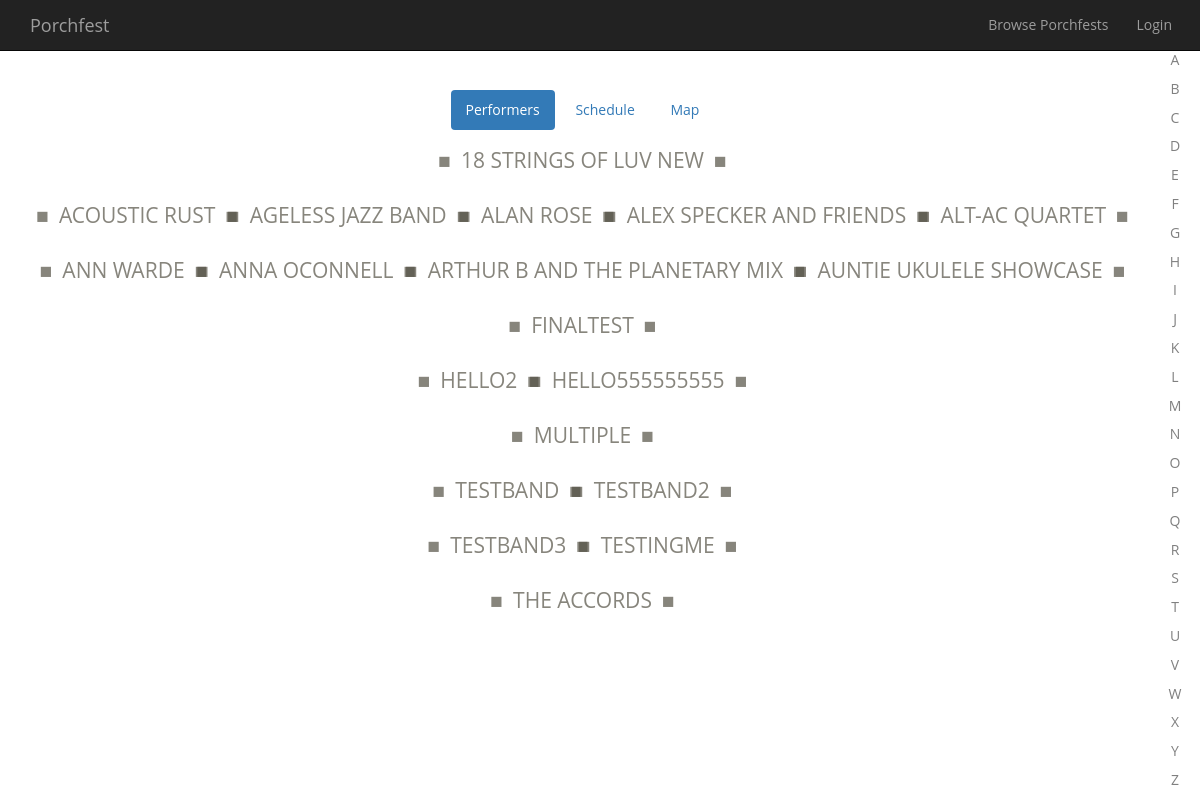
Screenshot of /html/singleporchfest.php with the database file from the repository.
### tables this page shows
CREATE TABLE IF NOT EXISTS `bands` (
`BandID` int(11) NOT NULL,
  `Name` varchar(255) NOT NULL,
  `Description` varchar(255) NOT NULL,
  `Members` varchar(255) NOT NULL,
  `Comment` varchar(255) NOT NULL,
  `Conflicts` varchar(255) NOT NULL
);

### html/singleporchfest.php (the view, shortened to what this page needs)
<!DOCTYPE html>
<html lang="en">
<head>
  <?php
    require_once "../php/modules/stdHead.php";
  ?>
</head>
<body>
  <?php
    $conn = $mysqli = new mysqli(DB_HOST, DB_USER, DB_PASSWORD, DB_NAME);
    $alph = range('a', 'z');
    echo '<ul id="scrollto">';
    foreach ($alph as $letter) {
      echo '<li><a href="#' . $letter . '">' . strtoupper($letter) . '</a></li>';
    }
    echo '</ul>';
  ?>
  <?php require_once "../php/modules/navigation.php"; ?>
  <div class="container" id = "singleporchfestcontainer">
    <div class="row">
    </div>
    <div class="row">
      <ul class="nav nav-pills">
        <li class="active"><a href="#name" data-toggle="tab"> Performers </a></li>
        <li><a href="#date" data-toggle="tab"> Schedule </a></li>
        <li><a href="#map" data-toggle="tab"> Map </a></li>
      </ul>
    </div>
    <div class="row">
      <div class="tab-content">
        <div class="tab-pane fade in active" id="name">
          <?php
            $sql = "SELECT BandID, Name, Description FROM bands ORDER BY Name;";
            $result = $conn->query($sql);
            $lastletter = '';
            while($band = $result->fetch_assoc()) {
              if ($lastletter != substr($band['Name'], 0, 1)) {
                if ($lastletter != '') {
                  echo '</div>';
                }
                echo '<div id = "' . strtolower(substr($band['Name'], 0, 1)) . '">';
                $lastletter = substr($band['Name'], 0, 1);
              }
              echo '<span class="band" data-toggle="modal" data-target="#bandModal' . $band['BandID'] . '">' . $band['Name'] . '</span>';
            }
            echo '</div>';
          ?>
        </div>
      </div>
    </div>
  </div>
</body>
</html>

### php/modules/stdHead.php (shortened to what this page needs)
<link href="https://maxcdn.bootstrapcdn.com/bootstrap/3.3.7/css/bootstrap.min.css" rel="stylesheet">
<link href="/cs5150/html/css/style.css" rel="stylesheet">

### php/modules/navigation.php (shortened to what this page needs)
<nav class="navbar navbar-inverse navbar-fixed-top" role="navigation">
    <div class="container">
        <div class="navbar-header">
            <a class="navbar-brand" href="/cs5150/html/" id="navbrand"> Porchfest </a>
        </div>
        <div class="collapse navbar-collapse" id="bs-example-navbar-collapse-1">
            <ul class="nav navbar-nav navbar-right">
                <li>
                    <a href="/cs5150/html/browse"> Browse Porchfests </a>
                </li>
                <?php
                    if (isset($_SESSION['logged_user'])) {
                ?>
                        <li class='dropdown'>
                                <a href='#'' class='dropdown-toggle' data-toggle='dropdown'> My Account </a>
                                <ul class='dropdown-menu'>
                                    <li><a href='/cs5150/html/myporchfests'> My Porchfests </a></li>
                                    <li><a href='/cs5150/html/profile'> My Profile </a></li>
                                </ul>
                        </li>
                        <li><form role="form" id='logout-button' method='POST' action = "#">
                            <button type='submit' class='btn btn-link navbar-btn' name="logout" >
                            Logout
                            </button>
                        </form></li>
                <?php
                    } else {
                ?>
                        <li><button type='button' class='btn btn-link navbar-btn loginButton' data-toggle='modal' data-target='#myModal'>
                          Login
                        </button></li>
                <?php
                    }
                ?>
            </ul>
        </div>
    </div>
</nav>

### html/css/style.css (style rules this page uses)
#scrollto { list-style-type: none; position: fixed; right: 0; padding-right: 10px; top: 5; height:100%; }
#scrollto li { min-height: 20px; display: block; padding-top: 0; display: block; text-decoration: none; text-align: center; width: 30px; height: 3.6%; }
#scrollto a { color: gray; }
#singleporchfestcontainer { padding-right: 50px; }
span.band { color: #555246; opacity: .7; text-transform: uppercase; font-size: 1.5em; margin: 0 -5.5px 5px; padding: 10px 0; display: inline-block; transition: all ease .3s; }
span.band::before { content: "\25a0"; padding-right: 10px; }
span.band::after { content: "\25a0"; padding-left: 10px; }
.tab-content #name { text-align: center; }
.nav-tabs > li, .nav-pills > li { float: none; display: inline-block; *display: inline; zoom: 1; }
.nav-tabs, .nav-pills { padding-top: 20px; text-align: center; }
.tab-content { padding: 5px; }
body { font-family: 'Open Sans', sans-serif; color: #353535; padding-top: 50px; }

### rows the page displays
bands: Name "18 STRINGS OF LUV NEW"
bands: Name "ACOUSTIC RUST"
bands: Name "AGELESS JAZZ BAND"
bands: Name "ALAN ROSE"
bands: Name "ALEX SPECKER AND FRIENDS"
bands: Name "ALT-AC QUARTET"
bands: Name "ANN WARDE"
bands: Name "ANNA OCONNELL"
bands: Name "ARTHUR B AND THE PLANETARY MIX"
bands: Name "AUNTIE UKULELE SHOWCASE"
bands: Name "FINALTEST"
bands: Name "HELLO2"
bands: Name "HELLO555555555"
bands: Name "MULTIPLE"
bands: Name "TESTBAND"
bands: Name "TESTBAND2"
bands: Name "TESTBAND3"
bands: Name "TESTINGME"
bands: Name "THE ACCORDS"

### other values shown
$letter "A"
$letter "B"
$letter "C"
$letter "D"
$letter "E"
$letter "F"
$letter "G"
$letter "H"
$letter "I"
$letter "J"
$letter "K"
$letter "L"
$letter "M"
$letter "N"
$letter "O"
